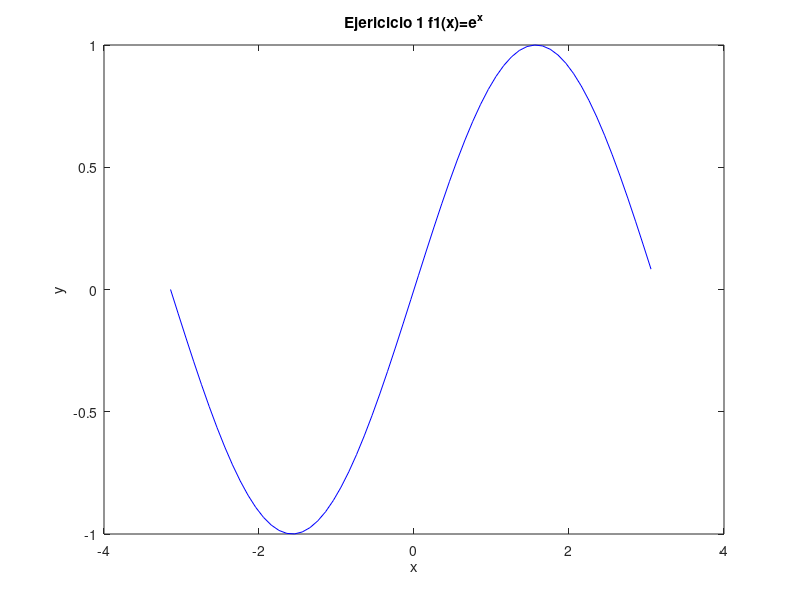

Recreate this plot in MATLAB.
% Octave Script
% Title			:1.5 Teorema de Existencia
% Description		:Script para graficar el ejericio 2 de la actividad 1.5
% Author		:Luis Gerardo Cardozo Carranza (Gerard_CRS) luiscardozo161002@gmail.com
% Date			:20210504
% sion		        :1
% Usage			:octave> /path/Teorema_de_Existencia_Actividad_1.5_Luis Gerardo Cardozo Carranza_3202
% Notes			:Requiere aplicacion octave usar en consola preferentemente.

%Actividad_Ejercicio 2 f(x)=sin(x),[-π,π]
% Si se graficá su comportamiento es exponencial
%Limpiar variables.
clear
%Dominio de la funcion.
x=-3.1416:0.1:3.1416;;
%Valor de la funcion.
y=(sin(x));
%Genera la grafica 
plot(x,y,'b');
%Asigna un nombre a la grafica 
title("Ejericicio 1 f1(x)=e^x");
%Etiqueta para x
xlabel("x");
%Etiqueta para y
ylabel("y");
